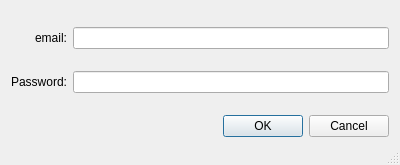
<?xml version="1.0" encoding="UTF-8"?>
<ui version="4.0">
 <class>AuthenticationDialog</class>
 <widget class="QDialog" name="AuthenticationDialog">
  <property name="geometry">
   <rect>
    <x>0</x>
    <y>0</y>
    <width>400</width>
    <height>165</height>
   </rect>
  </property>
  <property name="sizePolicy">
   <sizepolicy hsizetype="Preferred" vsizetype="Minimum">
    <horstretch>0</horstretch>
    <verstretch>0</verstretch>
   </sizepolicy>
  </property>
  <property name="windowTitle">
   <string>Authentication Required</string>
  </property>
  <property name="sizeGripEnabled">
   <bool>true</bool>
  </property>
  <layout class="QGridLayout" name="gridLayout">
   <item row="0" column="0">
    <widget class="QLabel" name="label">
     <property name="text">
      <string>email:</string>
     </property>
     <property name="alignment">
      <set>Qt::AlignRight|Qt::AlignTrailing|Qt::AlignVCenter</set>
     </property>
    </widget>
   </item>
   <item row="0" column="1">
    <widget class="QLineEdit" name="usernameEdit">
     <property name="toolTip">
      <string>Enter username</string>
     </property>
    </widget>
   </item>
   <item row="1" column="0">
    <widget class="QLabel" name="label_2">
     <property name="text">
      <string>Password:</string>
     </property>
     <property name="alignment">
      <set>Qt::AlignRight|Qt::AlignTrailing|Qt::AlignVCenter</set>
     </property>
    </widget>
   </item>
   <item row="1" column="1">
    <widget class="QLineEdit" name="passwordEdit">
     <property name="toolTip">
      <string>Enter password</string>
     </property>
     <property name="echoMode">
      <enum>QLineEdit::Password</enum>
     </property>
    </widget>
   </item>
   <item row="2" column="0" colspan="2">
    <widget class="QDialogButtonBox" name="buttonBox">
     <property name="orientation">
      <enum>Qt::Horizontal</enum>
     </property>
     <property name="standardButtons">
      <set>QDialogButtonBox::Cancel|QDialogButtonBox::Ok</set>
     </property>
    </widget>
   </item>
  </layout>
 </widget>
 <tabstops>
  <tabstop>usernameEdit</tabstop>
  <tabstop>passwordEdit</tabstop>
  <tabstop>buttonBox</tabstop>
 </tabstops>
 <resources/>
 <connections>
  <connection>
   <sender>buttonBox</sender>
   <signal>accepted()</signal>
   <receiver>AuthenticationDialog</receiver>
   <slot>accept()</slot>
   <hints>
    <hint type="sourcelabel">
     <x>29</x>
     <y>111</y>
    </hint>
    <hint type="destinationlabel">
     <x>23</x>
     <y>117</y>
    </hint>
   </hints>
  </connection>
  <connection>
   <sender>buttonBox</sender>
   <signal>rejected()</signal>
   <receiver>AuthenticationDialog</receiver>
   <slot>reject()</slot>
   <hints>
    <hint type="sourcelabel">
     <x>87</x>
     <y>111</y>
    </hint>
    <hint type="destinationlabel">
     <x>81</x>
     <y>117</y>
    </hint>
   </hints>
  </connection>
 </connections>
</ui>
